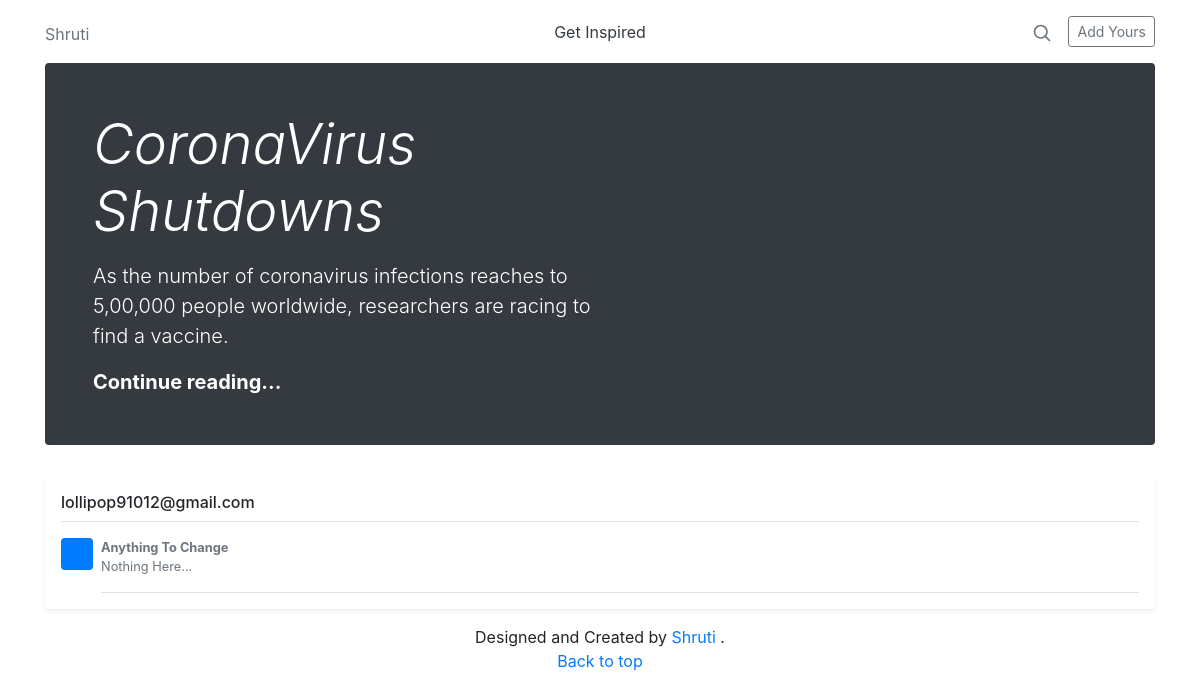
The app's page /article/ with its own data.
### articles/models.py (models this page shows, shortened)
class all_info(models.Model):
    email = models.CharField(max_length=45,default="")
    author = models.CharField(max_length=20,default="Anonymous",null=True)
    title = models.CharField(max_length=50)
    content = models.TextField(default="Nothing here...")
    date = models.DateField()
    image = models.ImageField(upload_to="articles/images", default="")

### articles/views.py (the view)
# urls.py: path('article/',views.article,name="article"),
def article(request):
    writers = all_info.objects.all()
    para = {'writer':writers}
    return render(request,'article.html',para)

### articles/templates/article.html (shortened to what this page needs)
{% extends 'basic.html' %}
{% block body %}
{% load static %}
{% for i in writer|slice:"1:" %}
<div class="container">
<div class="my-3 p-3 bg-white rounded shadow-sm">
    <h6 class="border-bottom border-gray pb-2 mb-0">{{ i.email }}</h6>
    <div class="media text-muted pt-3">
      <svg class="bd-placeholder-img mr-2 rounded" width="32" height="32" xmlns="http://www.w3.org/2000/svg" preserveAspectRatio="xMidYMid slice" focusable="false" role="img" aria-label="Placeholder: 32x32"><title>Placeholder</title><rect width="100%" height="100%" fill="#007bff"></rect><text x="50%" y="50%" fill="#007bff" dy=".3em">32x32</text></svg>
      <p class="media-body pb-3 mb-0 small lh-125 border-bottom border-gray">
        <strong class="d-block text-gray-dark">{{ i.title }}</strong>
          {{ i.content }}
      </p>
    </div>
  </div>
</div>
{% endfor %}
{% endblock %}

### articles/templates/basic.html (shortened to what this page needs)
<!doctype html>
<html lang="en" xmlns="http://www.w3.org/1999/html">
  <head>
    <link rel="stylesheet" href="https://stackpath.bootstrapcdn.com/bootstrap/4.5.0/css/bootstrap.min.css">
  </head>
  <body>
  <div class="container">
    <header class="blog-header py-3">
    <div class="row flex-nowrap justify-content-between align-items-center">
      <div class="col-4 pt-1">
        <a class="text-muted" href="/home">Shruti</a>
      </div>
      <div class="col-4 text-center">
        <a class="blog-header-logo text-dark" href="/article">Get Inspired</a>
      </div>
      <div class="col-4 d-flex justify-content-end align-items-center">
        <a class="text-muted" href="#" aria-label="Search">
        </a>
        <a class="btn btn-sm btn-outline-secondary" href="/forms">Add Yours</a>
      </div>
    </div>
  </header>
      <div class="jumbotron p-4 p-md-5 text-white rounded bg-dark">
    <div class="col-md-6 px-0">
      <h1 class="display-4 font-italic">CoronaVirus Shutdowns</h1>
      <p class="lead my-3">As the number of coronavirus infections reaches to 5,00,000 people worldwide, researchers are racing to find a vaccine.</p>
      <p class="lead mb-0"><a href="main" class="text-white font-weight-bold">Continue reading...</a></p>
    </div>
  </div>
  </div>
  {% block body %} {% endblock %}
    <div class="container">
  <footer class="blog-footer">
    <center>Designed and Created by <a href="https://www.linkedin.com/in/shruti-kumari-09b9011a9">Shruti</a> .</center>
  <center>
    <a href="#">Back to top</a>
  </center>
</footer>
    </div>
  </body>
</html>

### records on screen
all_info: email "lollipop91012@gmail.com", title "Anything To Change", content "Nothing Here..."
